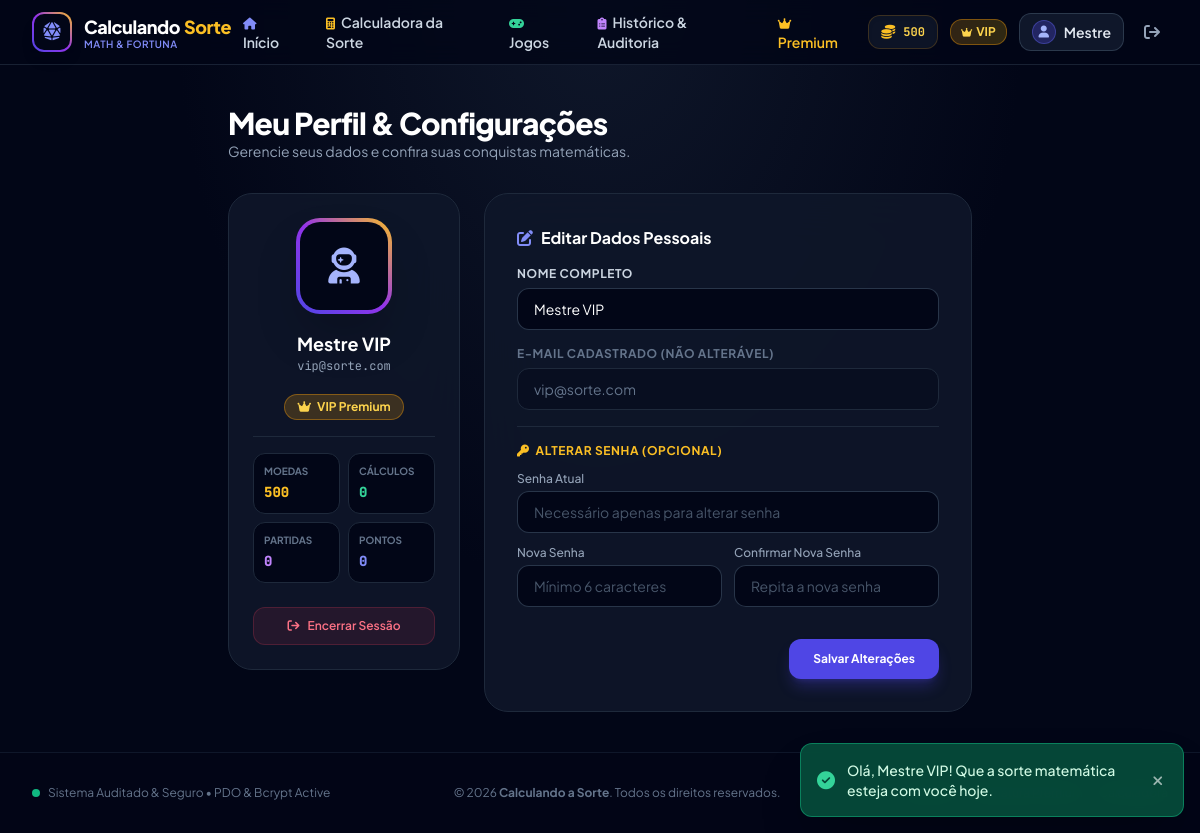
The page /perfil.php (signed in) on the database its author committed.
### tables this page shows
CREATE TABLE IF NOT EXISTS `usuarios` (
    `id` INT AUTO_INCREMENT PRIMARY KEY,
    `nome` VARCHAR(100) NOT NULL,
    `email` VARCHAR(150) NOT NULL UNIQUE,
    `senha` VARCHAR(255) NOT NULL,
    `is_premium` TINYINT(1) NOT NULL DEFAULT 0,
    `moedas` INT NOT NULL DEFAULT 50,
    `operacao_atual` ENUM('+', '-', '*', '/') NOT NULL DEFAULT '+',
    `operacoes_desbloqueadas` VARCHAR(50) NOT NULL DEFAULT '+',
    `anuncio_desbloqueio_ate` DATETIME NULL DEFAULT NULL,
    `created_at` DATETIME NOT NULL DEFAULT CURRENT_TIMESTAMP,
    `updated_at` DATETIME NOT NULL DEFAULT CURRENT_TIMESTAMP ON UPDATE CURRENT_TIMESTAMP,
    INDEX `idx_email` (`email`),
    INDEX `idx_premium` (`is_premium`)
);

### config/session.php (called while the page is built, shortened)
<?php
function isLoggedIn(): bool {
    return isset($_SESSION['user_id']) && !empty($_SESSION['user_id']);
}
function getLoggedUserData(PDO $pdo): ?array {
    try {
        $stmt = $pdo->prepare("SELECT id, nome, email, is_premium, moedas, operacao_atual, operacoes_desbloqueadas, anuncio_desbloqueio_ate, created_at FROM usuarios WHERE id = ? LIMIT 1");
        $stmt->execute([$_SESSION['user_id']]);
        $user = $stmt->fetch();
        if (!empty($user['anuncio_desbloqueio_ate'])) {
            $agora = new DateTime();
            $expira = new DateTime($user['anuncio_desbloqueio_ate']);
            $user['anuncio_ativo'] = ($agora < $expira);
        } else {
            $user['anuncio_ativo'] = false;
        }
        return $user;
    } catch (PDOException $e) {
        return null;
    }
}

### perfil.php (the view, shortened to what this page needs)
<?php
require_once __DIR__ . '/config/db.php';
require_once __DIR__ . '/config/session.php';
$user = getLoggedUserData($pdo);
$totalCalculos = $pdo->prepare("SELECT COUNT(*) FROM calculos WHERE user_id = ?");
$totalCalculos->execute([$user['id']]);
$qtdCalculos = $totalCalculos->fetchColumn();
$totalJogos = $pdo->prepare("SELECT COUNT(*), COALESCE(SUM(pontos), 0) FROM jogos_historico WHERE user_id = ?");
$totalJogos->execute([$user['id']]);
$dadosJogos = $totalJogos->fetch(PDO::FETCH_NUM);
$qtdPartidas = $dadosJogos[0];
$pontosTotais = $dadosJogos[1];
require_once __DIR__ . '/includes/header.php';
require_once __DIR__ . '/includes/navbar.php';
?>
<div class="max-w-4xl mx-auto px-4 py-6 sm:py-10">
    <div class="mb-8">
        <h1 class="text-2xl sm:text-3xl font-black text-white tracking-tight">Meu Perfil & Configurações</h1>
        <p class="text-xs sm:text-sm text-slate-400">Gerencie seus dados e confira suas conquistas matemáticas.</p>
    </div>
    <div class="grid grid-cols-1 md:grid-cols-12 gap-6 items-start">
        <div class="md:col-span-4 bg-slate-900/90 border border-slate-800 rounded-3xl p-6 text-center space-y-4 backdrop-blur-xl">
            <div class="w-24 h-24 mx-auto rounded-3xl bg-gradient-to-tr from-indigo-600 via-purple-600 to-amber-400 p-1 shadow-2xl">
                <div class="w-full h-full bg-slate-950 rounded-[20px] flex items-center justify-center text-4xl text-indigo-300">
                    <i class="fa-solid fa-user-astronaut"></i>
                </div>
            </div>
            <div>
                <h2 class="text-lg font-bold text-white"><?= htmlspecialchars($user['nome']) ?></h2>
                <p class="text-xs text-slate-400 font-mono"><?= htmlspecialchars($user['email']) ?></p>
            </div>
            <div class="flex items-center justify-center gap-2 pt-1">
                <?php if ($user['is_premium']): ?>
                    <span class="px-3 py-1 rounded-full text-xs font-bold bg-amber-500/20 text-amber-300 border border-amber-500/40">
                        <i class="fa-solid fa-crown mr-1"></i> VIP Premium
                    </span>
                <?php else: ?>
                    <span class="px-3 py-1 rounded-full text-xs font-semibold bg-slate-800 text-slate-300 border border-slate-700">
                        Jogador Free
                    </span>
                <?php endif; ?>
            </div>
            <div class="grid grid-cols-2 gap-2 pt-4 border-t border-slate-800 text-left">
                <div class="p-2.5 rounded-xl bg-slate-950 border border-slate-800">
                    <span class="text-[10px] text-slate-500 font-bold uppercase block">Moedas</span>
                    <span class="text-sm font-black text-amber-400 font-mono"><?= number_format($user['moedas']) ?></span>
                </div>
                <div class="p-2.5 rounded-xl bg-slate-950 border border-slate-800">
                    <span class="text-[10px] text-slate-500 font-bold uppercase block">Cálculos</span>
                    <span class="text-sm font-black text-emerald-400 font-mono"><?= number_format($qtdCalculos) ?></span>
                </div>
                <div class="p-2.5 rounded-xl bg-slate-950 border border-slate-800">
                    <span class="text-[10px] text-slate-500 font-bold uppercase block">Partidas</span>
                    <span class="text-sm font-black text-purple-400 font-mono"><?= number_format($qtdPartidas) ?></span>
                </div>
                <div class="p-2.5 rounded-xl bg-slate-950 border border-slate-800">
                    <span class="text-[10px] text-slate-500 font-bold uppercase block">Pontos</span>
                    <span class="text-sm font-black text-indigo-400 font-mono"><?= number_format($pontosTotais) ?></span>
                </div>
            </div>
            <div class="pt-2">
                <button type="button" onclick="confirmarLogout()" class="w-full py-2.5 rounded-xl text-xs font-semibold text-rose-400 bg-rose-500/10 hover:bg-rose-500/20 border border-rose-500/20 transition flex items-center justify-center gap-2">
                    <i class="fa-solid fa-arrow-right-from-bracket"></i>
                    <span>Encerrar Sessão</span>
                </button>
            </div>
        </div>
        <div class="md:col-span-8 bg-slate-900/90 border border-slate-800 rounded-3xl p-6 sm:p-8 backdrop-blur-xl">
            <h3 class="text-base font-bold text-white mb-4 flex items-center gap-2">
                <i class="fa-solid fa-pen-to-square text-indigo-400"></i>
                <span>Editar Dados Pessoais</span>
            </h3>
            <form action="actions/profile_update.php" method="POST" class="space-y-4">
                <div>
                    <label for="nome" class="block text-xs font-bold uppercase tracking-wider text-slate-300 mb-1.5">
                        Nome Completo
                    </label>
                    <input type="text" id="nome" name="nome" value="<?= htmlspecialchars($user['nome']) ?>" required
                        class="w-full px-4 py-2.5 bg-slate-950 border border-slate-700/80 rounded-xl text-sm text-white focus:outline-none focus:border-indigo-500">
                </div>
                <div>
                    <label class="block text-xs font-bold uppercase tracking-wider text-slate-500 mb-1.5">
                        E-mail Cadastrado (Não alterável)
                    </label>
                    <input type="email" value="<?= htmlspecialchars($user['email']) ?>" disabled
                        class="w-full px-4 py-2.5 bg-slate-950/40 border border-slate-800 rounded-xl text-sm text-slate-500 cursor-not-allowed">
                </div>
                <div class="pt-4 border-t border-slate-800">
                    <h4 class="text-xs font-bold uppercase tracking-wider text-amber-400 mb-3 flex items-center gap-1.5">
                        <i class="fa-solid fa-key"></i>
                        <span>Alterar Senha (Opcional)</span>
                    </h4>
                    <div class="space-y-3">
                        <div>
                            <label for="senha_atual" class="block text-xs font-medium text-slate-400 mb-1">
                                Senha Atual
                            </label>
                            <input type="password" id="senha_atual" name="senha_atual" placeholder="Necessário apenas para alterar senha"
                                class="w-full px-4 py-2.5 bg-slate-950 border border-slate-700/80 rounded-xl text-sm text-white placeholder-slate-600 focus:outline-none focus:border-indigo-500">
                        </div>
                        <div class="grid grid-cols-1 sm:grid-cols-2 gap-3">
                            <div>
                                <label for="nova_senha" class="block text-xs font-medium text-slate-400 mb-1">
                                    Nova Senha
                                </label>
                                <input type="password" id="nova_senha" name="nova_senha" minlength="6" placeholder="Mínimo 6 caracteres"
                                    class="w-full px-4 py-2.5 bg-slate-950 border border-slate-700/80 rounded-xl text-sm text-white placeholder-slate-600 focus:outline-none focus:border-indigo-500">
                            </div>
                            <div>
                                <label for="confirmar_nova_senha" class="block text-xs font-medium text-slate-400 mb-1">
                                    Confirmar Nova Senha
                                </label>
                                <input type="password" id="confirmar_nova_senha" name="confirmar_nova_senha" minlength="6" placeholder="Repita a nova senha"
                                    class="w-full px-4 py-2.5 bg-slate-950 border border-slate-700/80 rounded-xl text-sm text-white placeholder-slate-600 focus:outline-none focus:border-indigo-500">
                            </div>
                        </div>
                    </div>
                </div>
                <div class="pt-4 flex justify-end">
                    <button type="submit" class="py-3 px-6 rounded-xl font-bold text-xs text-white bg-indigo-600 hover:bg-indigo-500 shadow-lg shadow-indigo-600/30 transition">
                        Salvar Alterações
                    </button>
                </div>
            </form>
        </div>
    </div>
</div>
<?php require_once __DIR__ . '/includes/footer.php'; ?>

### includes/navbar.php (shortened to what this page needs)
<?php
$currentPage = basename($_SERVER['PHP_SELF'] ?? '');
?>
<nav class="sticky top-0 z-40 bg-slate-950/80 backdrop-blur-md border-b border-slate-800/80">
    <div class="max-w-7xl mx-auto px-4 sm:px-6 lg:px-8">
        <div class="flex items-center justify-between h-16">
            <a href="index.php" class="flex items-center gap-3 group">
                <div class="w-10 h-10 rounded-xl bg-gradient-to-tr from-indigo-600 via-purple-600 to-amber-400 p-0.5 shadow-lg group-hover:scale-105 transition transform">
                    <div class="w-full h-full bg-slate-950 rounded-[10px] flex items-center justify-center">
                        <i class="fa-solid fa-dice-d20 text-indigo-400 text-lg group-hover:rotate-12 transition transform"></i>
                    </div>
                </div>
                <div>
                    <span class="text-lg font-black tracking-tight text-white flex items-center gap-1">
                        Calculando<span class="text-amber-400">Sorte</span>
                    </span>
                    <span class="text-[10px] block font-semibold text-indigo-400 tracking-wider uppercase -mt-1">
                        Math & Fortuna
                    </span>
                </div>
            </a>
            <div class="hidden md:flex items-center gap-1">
                <a href="index.php" class="px-3 py-2 rounded-xl text-sm font-semibold transition <?= $currentPage === 'index.php' ? 'text-white bg-slate-800/80 shadow-sm' : 'text-slate-300 hover:text-white hover:bg-slate-800/40' ?>">
                    <i class="fa-solid fa-house mr-1.5 text-xs text-indigo-400"></i>Início
                </a>
                <a href="calculadora.php" class="px-3 py-2 rounded-xl text-sm font-semibold transition <?= $currentPage === 'calculadora.php' ? 'text-white bg-slate-800/80 shadow-sm' : 'text-slate-300 hover:text-white hover:bg-slate-800/40' ?>">
                    <i class="fa-solid fa-calculator mr-1.5 text-xs text-amber-400"></i>Calculadora da Sorte
                </a>
                <a href="jogos.php" class="px-3 py-2 rounded-xl text-sm font-semibold transition <?= $currentPage === 'jogos.php' ? 'text-white bg-slate-800/80 shadow-sm' : 'text-slate-300 hover:text-white hover:bg-slate-800/40' ?>">
                    <i class="fa-solid fa-gamepad mr-1.5 text-xs text-emerald-400"></i>Jogos
                </a>
                <a href="historico.php" class="px-3 py-2 rounded-xl text-sm font-semibold transition <?= $currentPage === 'historico.php' ? 'text-white bg-slate-800/80 shadow-sm' : 'text-slate-300 hover:text-white hover:bg-slate-800/40' ?>">
                    <i class="fa-solid fa-clipboard-list mr-1.5 text-xs text-purple-400"></i>Histórico & Auditoria
                </a>
                <a href="premium.php" class="px-3 py-2 rounded-xl text-sm font-semibold transition <?= $currentPage === 'premium.php' ? 'text-amber-300 bg-amber-500/10 border border-amber-500/30' : 'text-amber-400 hover:text-amber-300 hover:bg-amber-500/10' ?>">
                    <i class="fa-solid fa-crown mr-1.5 text-xs text-amber-400"></i>Premium
                </a>
            </div>
            <div class="hidden md:flex items-center gap-3">
                <?php if ($currentUser): ?>
                    <div class="flex items-center gap-2 bg-slate-900/90 border border-amber-500/20 px-3 py-1.5 rounded-xl shadow-inner">
                        <i class="fa-solid fa-coins text-amber-400 text-sm animate-pulse"></i>
                        <span class="text-xs font-bold text-amber-300 font-mono" id="nav-coins"><?= number_format($currentUser['moedas']) ?></span>
                    </div>
                    <?php if ($currentUser['is_premium']): ?>
                        <span class="inline-flex items-center gap-1 px-2.5 py-1 rounded-xl text-xs font-bold bg-gradient-to-r from-amber-500/20 to-yellow-500/20 text-amber-300 border border-amber-500/40">
                            <i class="fa-solid fa-crown text-[10px]"></i> VIP
                        </span>
                    <?php else: ?>
                        <span class="inline-flex items-center gap-1 px-2.5 py-1 rounded-xl text-xs font-semibold bg-slate-800 text-slate-300 border border-slate-700">
                            Free
                        </span>
                    <?php endif; ?>
                    <div class="relative group">
                        <a href="perfil.php" class="flex items-center gap-2 px-3 py-1.5 rounded-xl bg-slate-900 border border-slate-700/80 text-sm font-semibold text-slate-200 hover:border-indigo-500/50 transition">
                            <div class="w-6 h-6 rounded-full bg-indigo-600/30 border border-indigo-500/40 flex items-center justify-center text-xs text-indigo-300">
                                <i class="fa-solid fa-user"></i>
                            </div>
                            <span class="truncate max-w-[100px]"><?= htmlspecialchars(explode(' ', $currentUser['nome'])[0]) ?></span>
                        </a>
                    </div>
                    <button type="button" onclick="confirmarLogout()" class="p-2 rounded-xl text-slate-400 hover:text-rose-400 hover:bg-rose-500/10 transition" title="Sair da Conta">
                        <i class="fa-solid fa-arrow-right-from-bracket"></i>
                    </button>
                <?php endif; ?>
            </div>
        </div>
    </div>
</nav>

### rows shown on the page
usuarios: moedas "500", nome "Mestre", nome "Mestre VIP", email "vip@sorte.com"

### other values the page prints
$qtdCalculos "0"
$qtdPartidas "0"
$pontosTotais "0"
APP_NAME "Calculando a Sorte"
$flashToast['mensagem'] "Olá, Mestre VIP! Que a sorte matemática esteja com você hoje."
